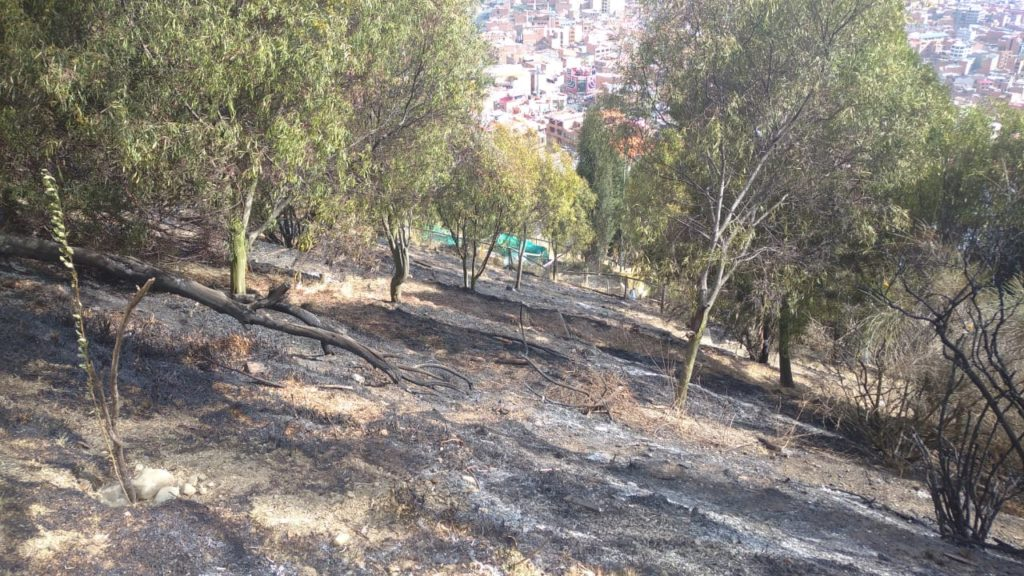
#> input picture ~Legacy/areaderiesgo.jpeg, 1024 x 576 px
$ python gaussiano.py
#> lines starting #> are read from the running program, lines starting #| are printed output that depends on the picture
import cv2
from matplotlib import pyplot as plt

def filtro_gausiano(imagen, tamaño_ventana, sigma):
    # Aplicar el filtro gaussiano utilizando la función cv2.GaussianBlur
    imagen_filtrada = cv2.GaussianBlur(imagen, (tamaño_ventana, tamaño_ventana), sigma)
    return imagen_filtrada

# Cargar la imagen
imagen = cv2.imread('areaderiesgo.jpeg', cv2.IMREAD_GRAYSCALE)
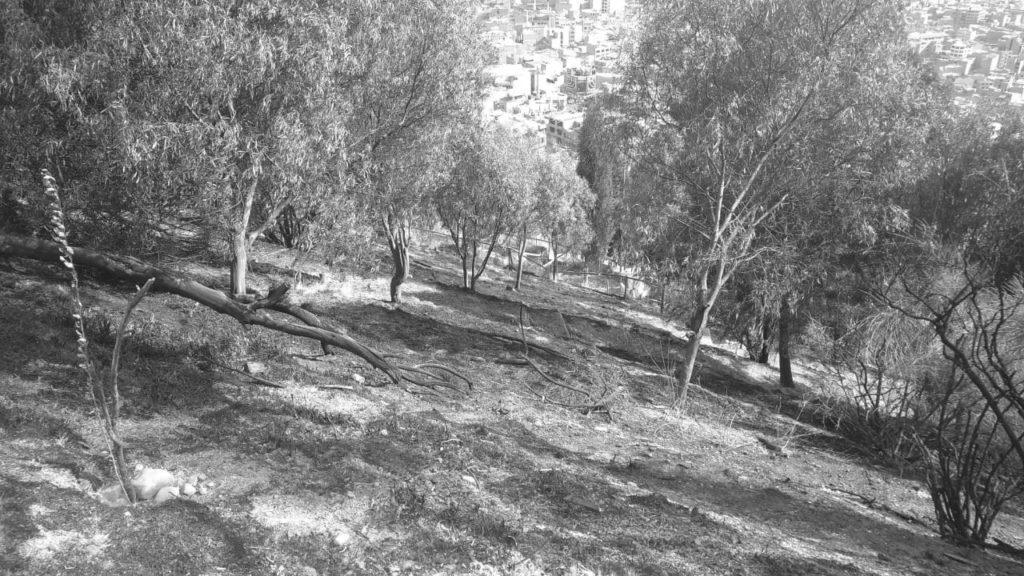
#> imagen: shape (576, 1024); min 23, max 255, mean 126.2

# Verificar si la imagen se ha cargado correctamente
if imagen is None:
    print("Error al cargar la imagen.")
    exit()

# Definir el tamaño de la ventana (debe ser impar, por ejemplo, 5x5)
tamaño_ventana = 5

# Definir el sigma para el filtro gaussiano
sigma = 1.0

# Aplicar el filtro gausiano
imagen_filtrada = filtro_gausiano(imagen, tamaño_ventana, sigma)

# Guardar la imagen filtrada
cv2.imwrite('imagen_filtrada_gausiano.jpg', imagen_filtrada)

# Mostrar la imagen original y la imagen filtrada
plt.figure(figsize=(10, 5))
plt.subplot(1, 2, 1)
plt.title('Imagen Original')
plt.imshow(imagen, cmap='gray')
plt.subplot(1, 2, 2)
plt.title('Imagen Filtrada (Gaussiano)')
plt.imshow(imagen_filtrada, cmap='gray')
plt.show()
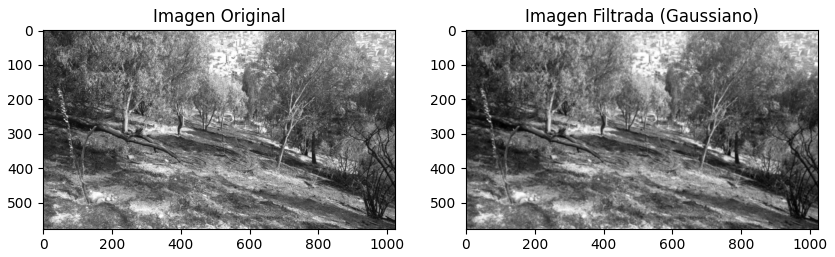
#> figure drawn by matplotlib, 2 panels

$ run again, with ~Legacy/AreasVerdes.png saved as ~Legacy/areaderiesgo.jpeg
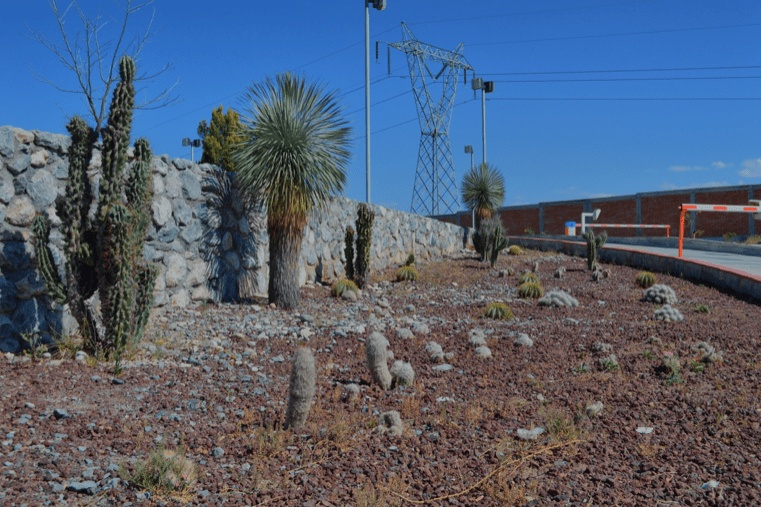
#> input picture ~Legacy/AreasVerdes.png, 761 x 507 px
#> `imagen = cv2.imread('areaderiesgo.jpeg', cv2.IMREAD_GRAYSCALE)`:
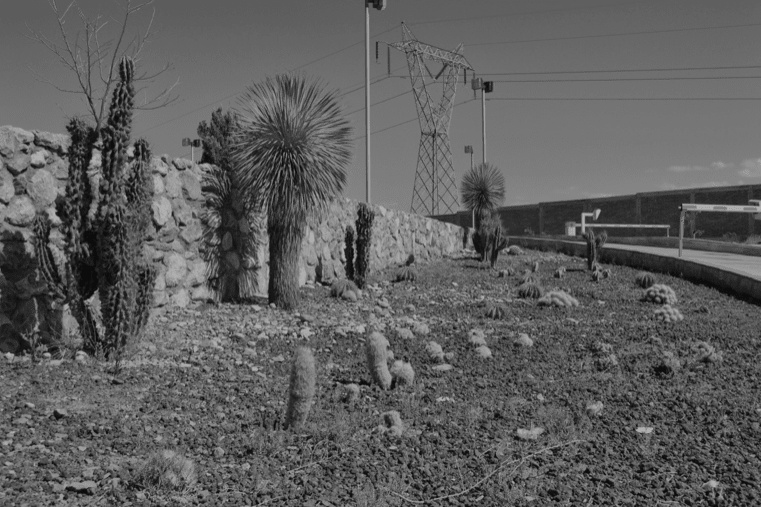
#> imagen: shape (507, 761); min 5, max 181, mean 94.5
#> `plt.show()`:
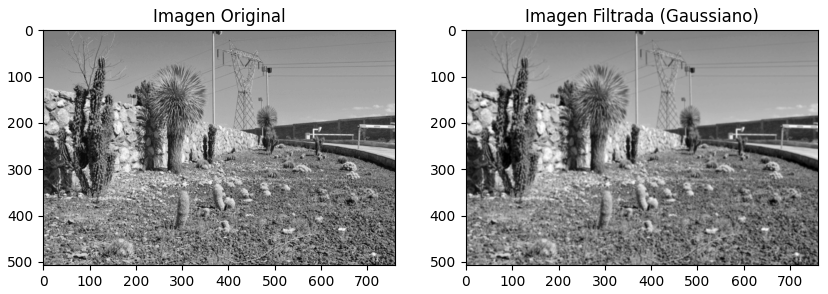
#> figure drawn by matplotlib, 2 panels

$ run again, with ~Legacy/CALLEBASURA.jpg copied over ~Legacy/areaderiesgo.jpeg
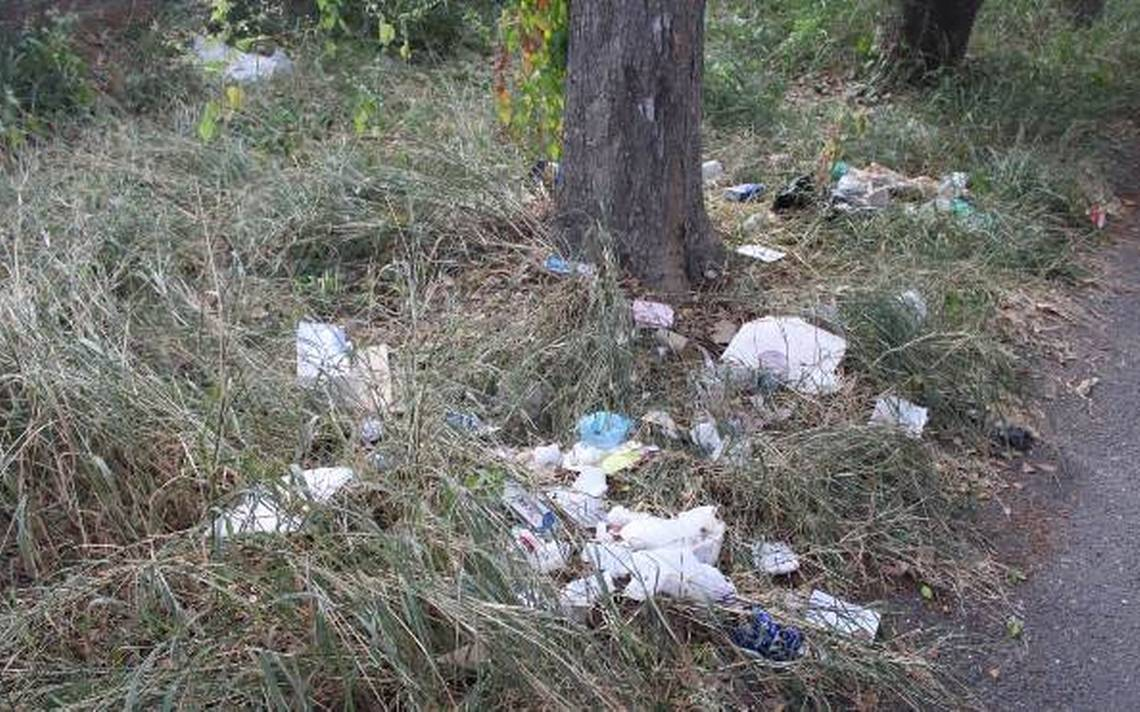
#> input picture ~Legacy/CALLEBASURA.jpg, 1140 x 712 px
#> `imagen = cv2.imread('areaderiesgo.jpeg', cv2.IMREAD_GRAYSCALE)`:
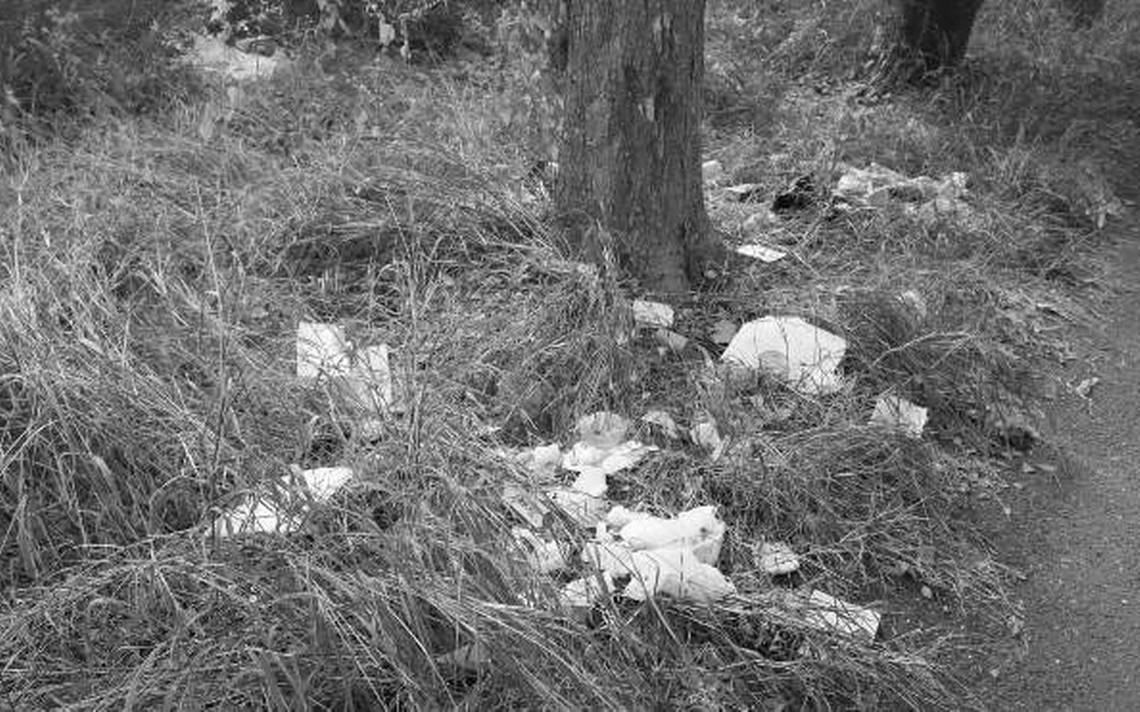
#> imagen: shape (712, 1140); min 0, max 255, mean 111.3
#> `plt.show()`:
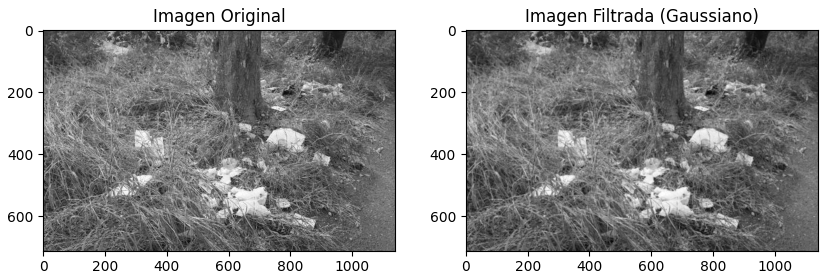
#> figure drawn by matplotlib, 2 panels
